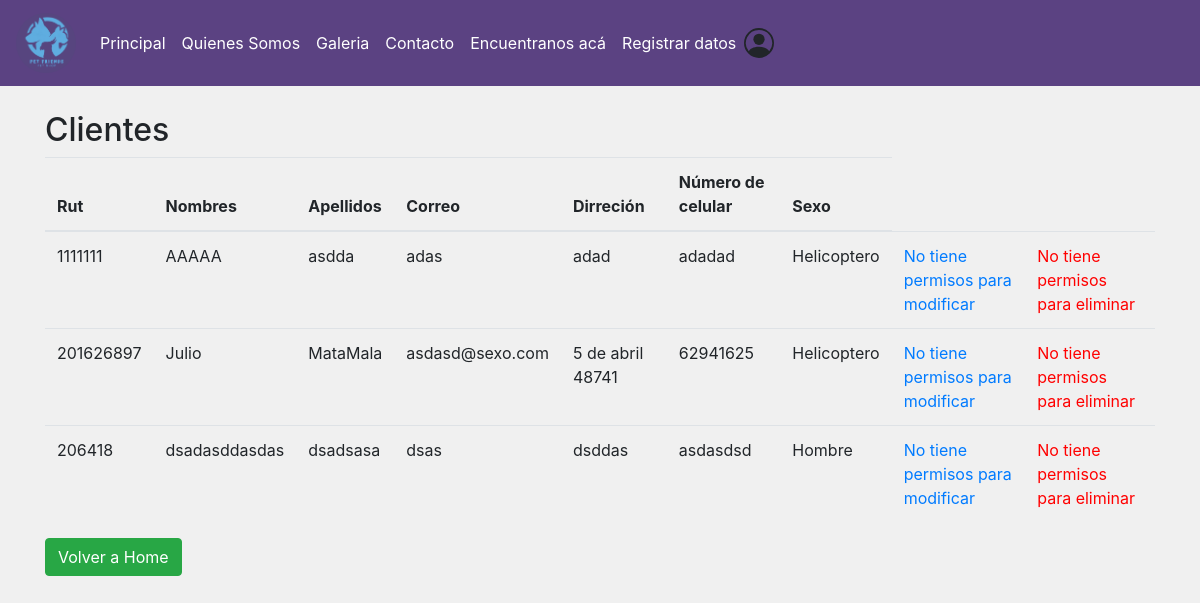
Before: /mostrar_clientes/ with the older database file.
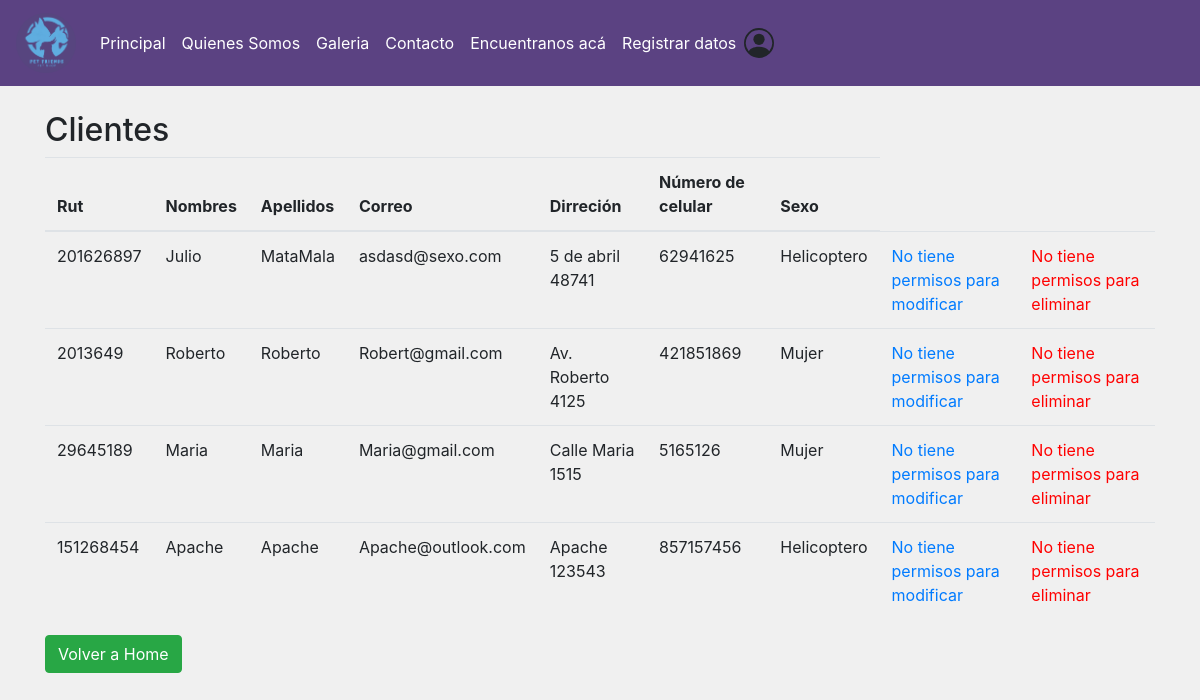
After: the same page with the newer database file.
### core/models.py (models this page shows, shortened)
class Clientes(models.Model):
    rut_cliente=models.CharField(primary_key=True, max_length=10, verbose_name='rut_cliente')
    nombres_cliente=models.CharField(max_length=30, verbose_name='Nombres')
    apellidos_clientes=models.CharField(max_length=30, verbose_name='Apellidos')
    correos_clientes=models.CharField(max_length=30, verbose_name='Correos')
    dirreciones_clientes=models.CharField(max_length=30, verbose_name='Dirreción')
    num_cel_clientes=models.CharField(max_length=30, verbose_name='Número de celular')
    sexo = models.ForeignKey(SexoCliente, on_delete=models.CASCADE, verbose_name='Sexo cliente')

class SexoCliente(models.Model):
    idsexo = models.IntegerField(primary_key=True, verbose_name='Id de sexo')
    nombreSexo=models.CharField(max_length=50, verbose_name='Nombre de sexo')
    def __str__(self):
        return self.nombreSexo

### core/views.py (the view)
def mostrar1(request):
    cliente = Clientes.objects.all()
    datos = {
        'clientes': cliente
    }
    return render(request, 'mostrar_clientes.html', datos)

### core/templates/mostrar_clientes.html (shortened to what this page needs)
<!DOCTYPE html>
<html lang="en">
<head>
    <link rel="stylesheet" href="https://cdn.jsdelivr.net/npm/bootstrap@4.6.1/dist/css/bootstrap.min.css">
    {% load static %}
    <link rel="stylesheet" href="{% static 'css/style.css' %}">
</head>
<body>
  <nav id="nav" class="navbar navbar-expand-sm navbar-light ">
    <div class="navbar-brand">
      <img class="rounded-circle" src="{% static 'img/logo.png' %}" width="60" height="60" alt="">
    </div>
    <div class="collapse navbar-collapse" id="opciones">
      <ul class="navbar-nav">
        <li class="nav-item">
          <a id="navL" class="nav-link" href="{% url 'index' %}">Principal</a>
        </li>
        <li class="nav-item">
          <a class="nav-link" id="navL"  href="{% url 'somos' %}">Quienes Somos</a>
        </li>
        <li class="nav-item">
          <a class="nav-link" id="navL"  href="{% url 'galeria'%}">Galeria</a>
         <li class="nav-item">
            <a class="nav-link" id="navL"  href="{% url 'contacto' %}">Contacto</a>
        </li>
        <li class="nav-item">
          <a class="nav-link" id="navL"  href="{% url 'mapa' %}">Encuentranos acá</a>
        </li>
        <li class="nav-item">
          <a href="{% url 'form_clientes' %}" id="navL" class="nav-link" >Registrar datos</a>
        </li>
        <li class="nav-item">
          {% if user.is_authenticated %}
            <a href="{% url 'mostrar' %}" class="nav-link"  style="color: red;">Mostrar Productos </a>
          </li>
          <li class="nav-item">
            <a href="{% url 'mostrar_clientes' %}"  class="nav-link" style="color: red; ">Mostrar Clientes</a>
          </li>
            <li class="nav-item">
            <a href="{% url 'logout' %}"  class="nav-link"  style="color: red; ">Cerrar Sesión</a>
          </li>
          <li class="nav-item">
            <a href="#" class="nav-link" style="color:blue;" >Bienvenid@ {{user.username}}</a>
          </li>
          {% else %}
          <a href="{% url 'login' %}" class="me-4 text-reset">
          </a>
          {% endif %}
        </li>
      </li>
      </ul>
    </div>
  </nav>
  <div class="container">
    <div class="table-responsive">
        <h2>Clientes</h2>
        <table class="table">
            <thead>
                <tr>
                    <th>Rut</th>
                    <th>Nombres</th>
                    <th>Apellidos</th>
                    <th>Correo</th>
                    <th>Dirreción</th>
                    <th>Número de celular</th>
                    <th>Sexo</th>
                </tr>
            </thead>
            <tbody>
                {% for c in clientes%}
                <tr>
                    <td>{{c.rut_cliente}}</td>
                    <td>{{c.nombres_cliente}}</td>
                    <td>{{c.apellidos_clientes}}</td>
                    <td>{{c.correos_clientes}}</td>
                    <td>{{c.dirreciones_clientes}}</td>
                    <td>{{c.num_cel_clientes}}</td>
                    <td>{{c.sexo}}</td>
                    {% if user.is_authenticated %}
                        <td><a href="{% url 'form_mod_clientes' c.rut_cliente %}" class="btn btn-primary">Modificar</a> </td>###
                        <td><a href="{% url 'form_del_clientes' c.rut_cliente %}" class="btn btn-danger">Eliminar</a></td>####
                    {% else %}
                        <td><a href="#">No tiene permisos para modificar</a></td>
                        <td><a href="#" style="color:red;">No tiene permisos para eliminar </a></td>
                    {% endif %}
                </tr>
                {% endfor %}
            </tbody>
        </table>
    </div>
            <a href="{% url 'index' %}" class="btn btn-success">Volver a Home</a>
  </div>
</body>
</html>

### core/static/css/style.css (style rules this page uses)
body { background-color: rgb(240, 240, 240); }
#nav { background-color: #5B4282 ; margin-bottom: 25px; }
#navL { color:white; }

Changed rows visible on the page:
removed Clientes: rut_cliente "1111111", nombres_cliente "AAAAA", apellidos_clientes "asdda", correos_clientes "adas", dirreciones_clientes "adad", num_cel_clientes "adadad", sexo "Helicoptero"
removed Clientes: rut_cliente "206418", nombres_cliente "dsadasddasdas", apellidos_clientes "dsadsasa", correos_clientes "dsas", dirreciones_clientes "dsddas", num_cel_clientes "asdasdsd", sexo "Hombre"
added Clientes: rut_cliente "2013649", nombres_cliente "Roberto", apellidos_clientes "Roberto", correos_clientes "Robert@gmail.com", dirreciones_clientes "Av. Roberto 4125", num_cel_clientes "421851869", sexo "Mujer"
added Clientes: rut_cliente "29645189", nombres_cliente "Maria", apellidos_clientes "Maria", correos_clientes "Maria@gmail.com", dirreciones_clientes "Calle Maria 1515", num_cel_clientes "5165126", sexo "Mujer"
added Clientes: rut_cliente "151268454", nombres_cliente "Apache", apellidos_clientes "Apache", correos_clientes "Apache@outlook.com", dirreciones_clientes "Apache 123543", num_cel_clientes "857157456", sexo "Helicoptero"
